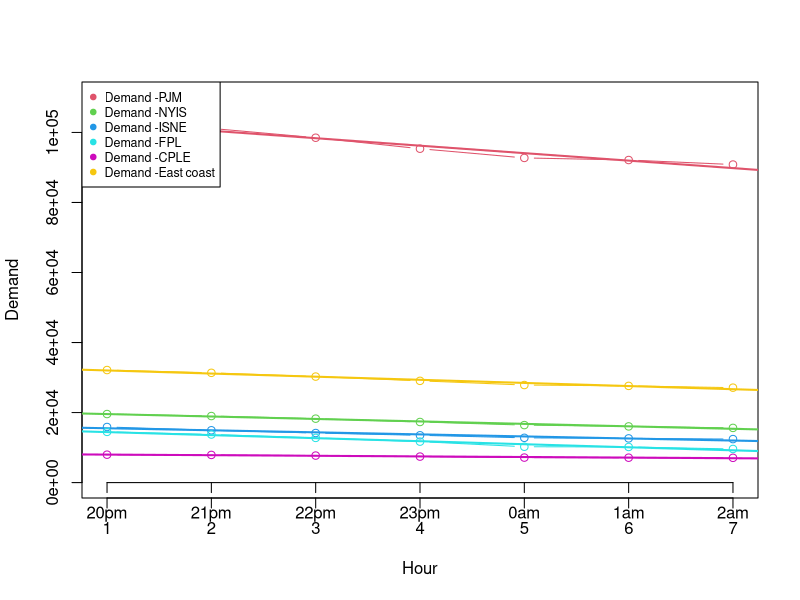

R code for this plot:
library(lubridate)
library(reshape2)
library(plyr)

A <- read.delim('Exc2/table.tsv')
A$DateTime <- as.POSIXct( A$megawatthours, tz = "EST", "%H:%M EST %m/%d/%Y" )

D <- A[ order(A$DateTime), ]

# fill the columns of the regions with the region name
D$BPAT <- "BPAT"
D$CISO <- "CISO"
D$CPLE <- "CPLE"
D$ERCO <- "ERCO"
D$FPL <- "FPL"
D$ISNE <- "ISNE"
D$MISO <- "MISO"
D$NYIS <- "NYIS"
D$PACW <- "PACW"
D$PJM <- "PJM"
D$United.States.Lower.48..region. <- "United.States.Lower.48..region."

# create a data frame for each region
BPAT <- D[, c('DateTime', 'BPAT', 'Demand', 'Net.generation')]
# standarize column names
colnames(BPAT) <- c('DateTime', 'Region', 'Demand', 'Net.generation')
CISO <- D[, c('DateTime', 'CISO', 'Demand.1', 'Net.generation.1')]
# standarize column names
colnames(CISO) <- c('DateTime', 'Region', 'Demand', 'Net.generation')
CPLE <- D[, c('DateTime', 'CPLE', 'Demand.2', 'Net.generation.2')]
# standarize column names
colnames(CPLE) <- c('DateTime', 'Region', 'Demand', 'Net.generation')
ERCO <- D[, c('DateTime', 'ERCO', 'Demand.3', 'Net.generation.3')]
# standarize column names
colnames(ERCO) <- c('DateTime', 'Region', 'Demand', 'Net.generation')
FPL <- D[, c('DateTime', 'FPL', 'Demand.4', 'Net.generation.4')]
# standarize column names
colnames(FPL) <- c('DateTime', 'Region', 'Demand', 'Net.generation')
ISNE <- D[, c('DateTime', 'ISNE', 'Demand.5', 'Net.generation.5')]
# standarize column names
colnames(ISNE) <- c('DateTime', 'Region', 'Demand', 'Net.generation')
MISO <- D[, c('DateTime', 'MISO', 'Demand.6', 'Net.generation.6')]
# standarize column names
colnames(MISO) <- c('DateTime', 'Region', 'Demand', 'Net.generation')
NYIS <- D[, c('DateTime', 'NYIS', 'Demand.7', 'Net.generation.7')]
# standarize column names
colnames(NYIS) <- c('DateTime', 'Region', 'Demand', 'Net.generation')
PACW <- D[, c('DateTime', 'PACW', 'Demand.8', 'Net.generation.8')]
# standarize column names
colnames(PACW) <- c('DateTime', 'Region', 'Demand', 'Net.generation')
PJM <- D[, c('DateTime', 'PJM', 'Demand.9', 'Net.generation.9')]
# standarize column names
colnames(PJM) <- c('DateTime', 'Region', 'Demand', 'Net.generation')
United.States.Lower.48..region. <- D[, c('DateTime', 'United.States.Lower.48..region.', 'Demand.10', 'Net.generation.10')]
# standarize column names
colnames(United.States.Lower.48..region.) <- c('DateTime', 'Region', 'Demand', 'Net.generation')

# stack them one above the other
electricity_fact_table <- rbind(BPAT, CISO, CPLE, ERCO, FPL, ISNE, MISO, NYIS, PACW, PJM, United.States.Lower.48..region.)

# drop Net.generation column
electricity_fact_table <- electricity_fact_table[, c('DateTime', 'Region', 'Demand')]
#add hour column
electricity_fact_table$Hour <- hour(electricity_fact_table$DateTime)


#add hour column
tmp <- electricity_fact_table
tmp$Hour <- hour(tmp$DateTime)
#drop duplicates
tmp <- tmp[!duplicated(tmp), ]
#drop DateTime column
tmp <- tmp[, c('Hour', 'Region', 'Demand')]
# fill NA with 0
tmp[is.na(tmp)] <- 0
# make E 2d cube with hour and region, use tapply to take mean of demand for each hour and region
east_demand_cube <- tapply(tmp$Demand, list(tmp$Hour, tmp$Region), mean)

# dice the cube to hours 20 to 3 and the regions PJM, NYIS, ISNE, FPL, CPLE
dice.east_demand_cube <- east_demand_cube[c(21,22,23,24,1,2,3), c('PJM', 'NYIS', 'ISNE', 'FPL', 'CPLE')]

# create an empty plot without lables at the x axis
plot(0,0, xlim = c(1,7), ylim = c(0, 110000), xlab = 'Hour', ylab = 'Demand', type = 'n')

# rename the x axis ticks to be the hours 20pm - 3am and put it under the x axis
axis(1, at = 1:7, labels = c('20pm', '21pm', '22pm', '23pm', '0am', '1am', '2am'), pos = 0)
colors <- c('red', 'blue', 'green', 'yellow', 'black')
LM <- list()
#for each row in east_demand plot a line
for (i in 1:ncol(dice.east_demand_cube)) {
  # create a data frame for each region, Time will be the rows umbers of the cube, Demand will be the values of the cube
  DF <- data.frame (  Time = 1:7,Demand = dice.east_demand_cube[ , i] )
  # fill NA with 0
  DF[ is.na(DF) ] <- 0
  # plot
  lines( DF, col = i+1, type = 'b' )
  # linear fit
  LM[[ i ]] <- lm( Demand ~ Time, data = DF)
  a <- coef(LM[[ i ]])[1]
  b <- coef(LM[[ i ]])[2]
  abline(a, b, col = i+1, lw =2)
}


# calculate the overall mean and its regression
DF <- data.frame (  Time = 1:7,Demand = rowMeans(dice.east_demand_cube[ , 1:ncol(dice.east_demand_cube)] ) )
# fill NA with 0
DF[ is.na(DF) ] <- 0
# plot
lines( DF, col = 7, type = 'b' )
# linear fit
LM[[ 1 ]] <- lm( Demand ~ Time, data = DF)
a <- coef(LM[[ 1 ]])[1]
b <- coef(LM[[ 1 ]])[2]
abline(a, b, col = 7, lw =2)


regions <- c('PJM', 'NYIS', 'ISNE', 'FPL', 'CPLE' , 'East coast')
legend( 'topleft', col = 2:7, pch = 19,
        legend = sapply(regions, function(x) paste0('Demand -',x) ),cex = 0.75)